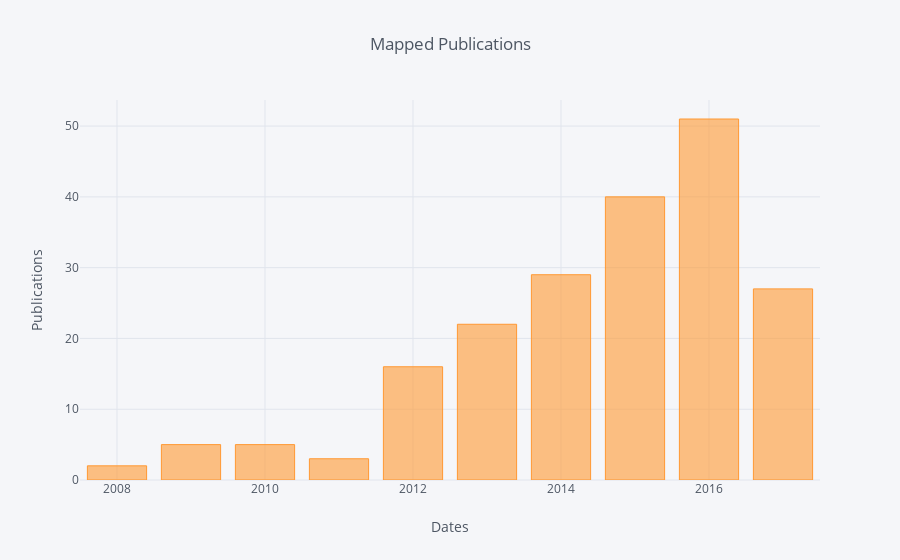

The cell this chart's notebook holds for it:
### Code cell
# example plot of number of pubs per year
iplot(years.iplot(
    asFigure=True,
    kind='bar',
    xTitle='Dates',
    yTitle='Publications',
    title='Mapped Publications'
)
     )

### Figure 1 — Plotly figure (JSON) as saved in the notebook; plotly's stock layout.template omitted (floating-point values rounded to 4 significant figures)
{"data": [{"marker": {"color": "rgba(255, 153, 51, 0.6)", "line": {"color": "rgba(255, 153, 51, 1.0)", "width": 1}}, "name": "pubYear", "orientation": "v", "text": "", "type": "bar", "x": ["2016", "2015", "2014", "2017", "2013", "2012", "2009", "2010", "2011", "2008"], "y": [51, 40, 29, 27, 22, 16, 5, 5, 3, 2]}], "layout": {"legend": {"bgcolor": "#F5F6F9", "font": {"color": "#4D5663"}}, "paper_bgcolor": "#F5F6F9", "plot_bgcolor": "#F5F6F9", "title": "Mapped Publications", "titlefont": {"color": "#4D5663"}, "xaxis1": {"gridcolor": "#E1E5ED", "showgrid": true, "tickfont": {"color": "#4D5663"}, "title": "Dates", "titlefont": {"color": "#4D5663"}, "zerolinecolor": "#E1E5ED"}, "yaxis1": {"gridcolor": "#E1E5ED", "showgrid": true, "tickfont": {"color": "#4D5663"}, "title": "Publications", "titlefont": {"color": "#4D5663"}, "zerolinecolor": "#E1E5ED"}}}
